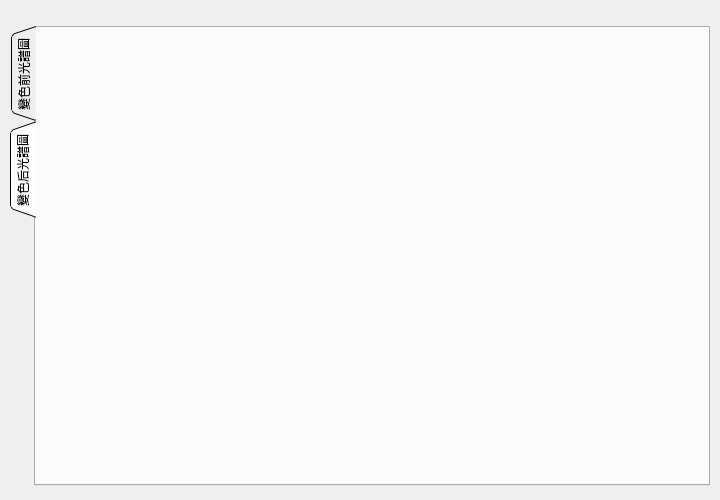
<?xml version="1.0" encoding="UTF-8"?>
<ui version="4.0">
 <class>Form</class>
 <widget class="QWidget" name="Form">
  <property name="geometry">
   <rect>
    <x>0</x>
    <y>0</y>
    <width>720</width>
    <height>500</height>
   </rect>
  </property>
  <property name="windowTitle">
   <string>Form</string>
  </property>
  <property name="windowIcon">
   <iconset>
    <normaloff>../icon/line-chart.png</normaloff>../icon/line-chart.png</iconset>
  </property>
  <widget class="QTabWidget" name="tabWidget">
   <property name="geometry">
    <rect>
     <x>10</x>
     <y>26</y>
     <width>700</width>
     <height>460</height>
    </rect>
   </property>
   <property name="tabPosition">
    <enum>QTabWidget::West</enum>
   </property>
   <property name="tabShape">
    <enum>QTabWidget::Triangular</enum>
   </property>
   <property name="currentIndex">
    <number>1</number>
   </property>
   <widget class="QWidget" name="tab_T1">
    <attribute name="title">
     <string>變色前光譜圖</string>
    </attribute>
    <widget class="QWidget" name="T1" native="true">
     <property name="geometry">
      <rect>
       <x>0</x>
       <y>0</y>
       <width>690</width>
       <height>460</height>
      </rect>
     </property>
    </widget>
   </widget>
   <widget class="QWidget" name="tab_T2">
    <attribute name="title">
     <string>變色后光譜圖</string>
    </attribute>
    <widget class="QWidget" name="T2" native="true">
     <property name="geometry">
      <rect>
       <x>0</x>
       <y>0</y>
       <width>690</width>
       <height>460</height>
      </rect>
     </property>
    </widget>
   </widget>
  </widget>
 </widget>
 <resources/>
 <connections/>
</ui>
